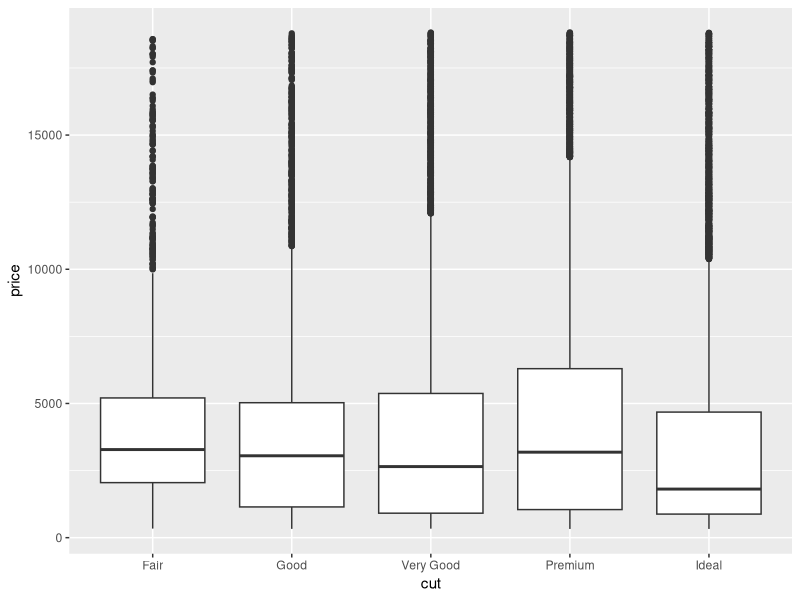
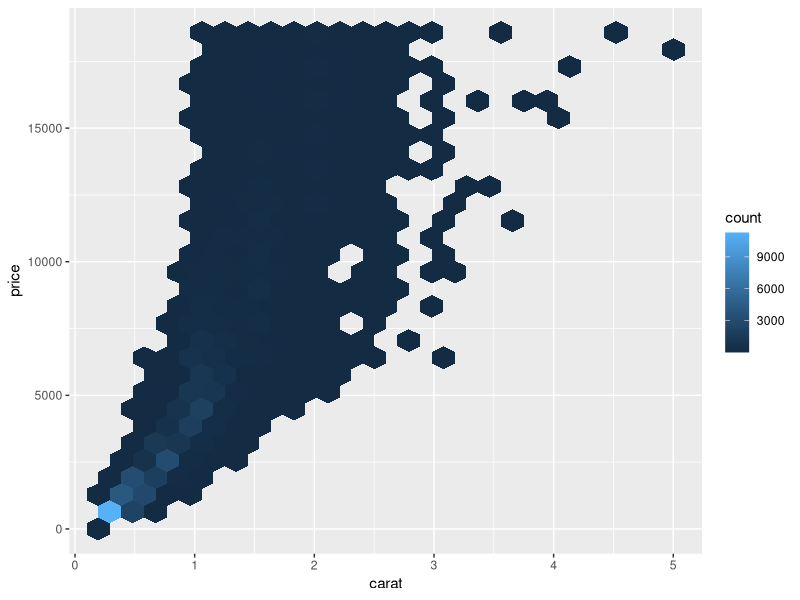
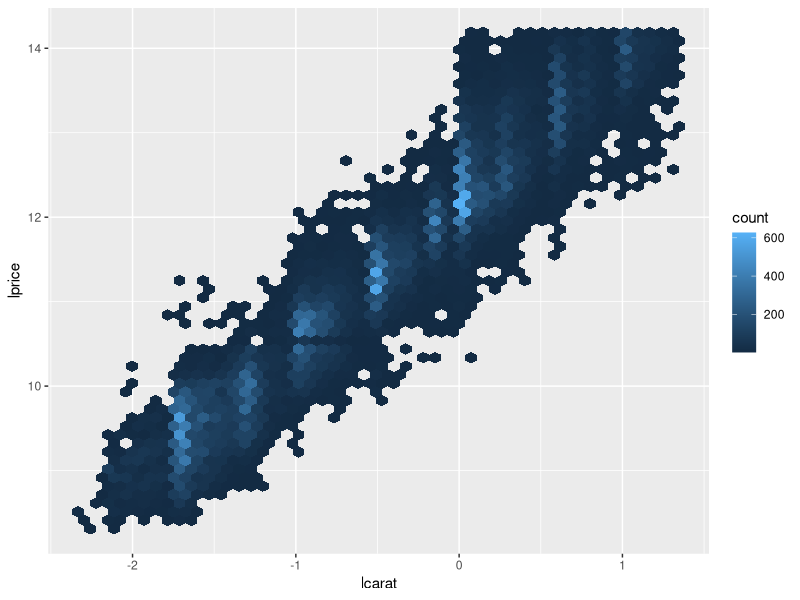
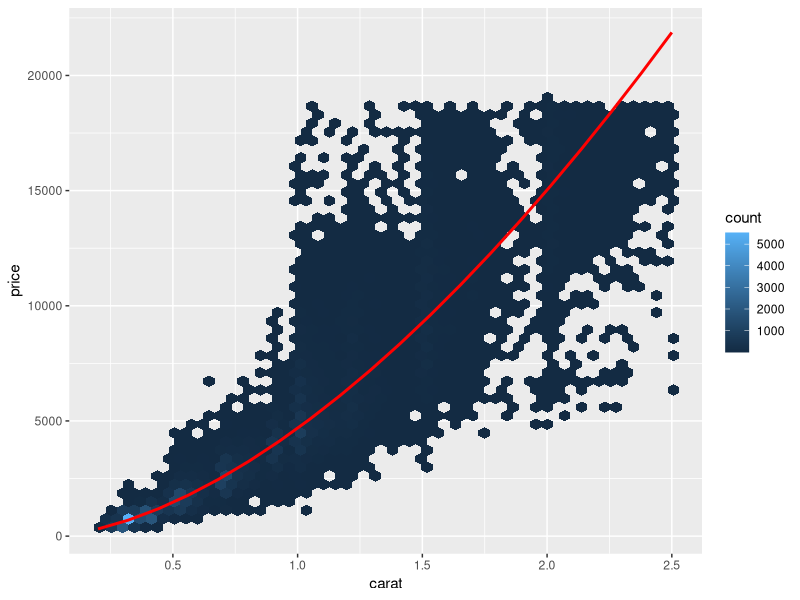
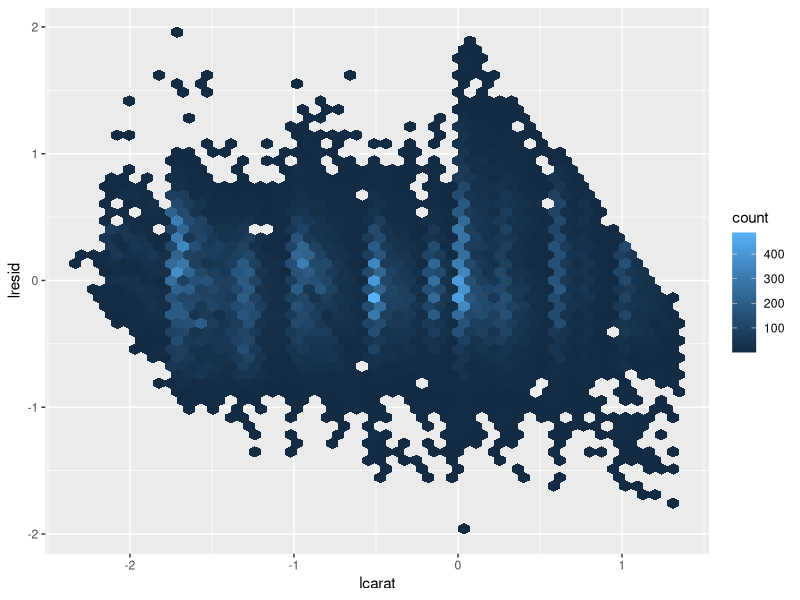

Recreate these plots in R, in order.
library(tidyverse)
library(modelr)
library(lubridate)

ggplot(diamonds, aes(cut, price)) + geom_boxplot()

ggplot(diamonds, aes(carat, price)) + geom_hex(bins = 25)

diamonds2 <- diamonds %>% 
    filter(carat <= 2.5) %>% 
    mutate(lprice = log2(price), lcarat = log2(carat))

ggplot(diamonds2, aes(lcarat, lprice)) + geom_hex(bins = 50)

mod_diamond <- lm(lprice ~ lcarat, data = diamonds2)

grid <- diamonds2 %>% 
    data_grid(carat = seq_range(carat, 20)) %>% 
    mutate(lcarat = log2(carat)) %>% 
    add_predictions(mod_diamond, 'lprice') %>% 
    mutate(price = 2 ^ lprice)

ggplot(diamonds2, aes(carat, price)) +
    geom_hex(bins = 50) +
    geom_line(data = grid, color = 'red', size = 1)

diamonds2 <- diamonds2 %>% 
    add_residuals(mod_diamond, 'lresid')

ggplot(diamonds2, aes(lcarat, lresid)) +
    geom_hex(bins = 50)
